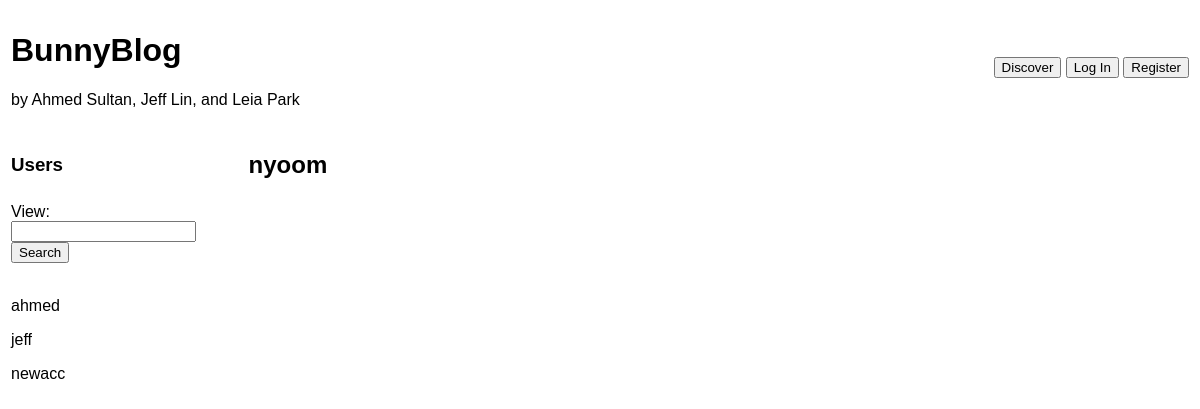
The app's page /profile/nyoom, older data.
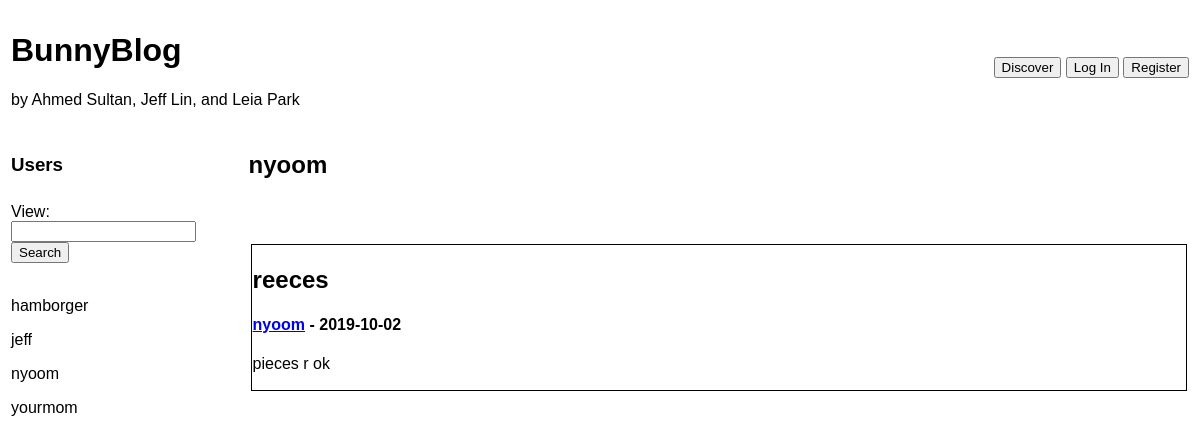
The same page, newer data.
### tables this page shows
CREATE TABLE users(username TEXT PRIMARY KEY NOT NULL, password TEXT NOT NULL);

CREATE TABLE posts(username TEXT NOT NULL, date TEXT NOT NULL, title TEXT NO NULL, content TEXT NOT NULL);

### app.py (the view)
@app.route("/profile/<USERNAME>")
def profile2(USERNAME):
  userList = updateUsers()
  if 'user' in session:
    if (USERNAME == session["user"]):
        return redirect(url_for("profile"))
  entryList = updateEntries()
  userentries = []
  for entry in entryList:
    if entry[1] == USERNAME:
      userentries.append(entry)
  return render_template("entrydisplay.html",
                         title="Profile - {}".format(USERNAME), heading=USERNAME,
                         entries=userentries, postNum=range(len(userentries)),
                         users=userList, userNum=range(len(userList)), sessionstatus="user" in session)

### app.py (called while the page is built)
def updateEntries():
    with sqlite3.connect(DB_FILE) as connection:
        cur = connection.cursor()
        foo = cur.execute('SELECT title, username, date, content FROM posts;')
        entryList = foo.fetchall()
        entryList.reverse() # Reverse for recent posts at top
        return entryList

def updateUsers():
    with sqlite3.connect(DB_FILE) as connection:
        cur = connection.cursor()
        foo = cur.execute('SELECT username, password FROM users;')
        userList = foo.fetchall()
        userList.sort() # Usernames sorted in alphabetical order
        return userList

### templates/entrydisplay.html (shortened to what this page needs)
<!DOCTYPE html>
{% extends "template.html" %}
{% block headerbuttons %}
<form>
  <button title="discover" type="submit" formaction="/">Discover</button>
  {% if sessionstatus %}
  <button title="profile" type="submit" formaction="/profile">My Profile</button>
  <button title="logout" type="submit" formaction="/logout">Log Out</button>
  {% else %}
  <button title="login" type="submit" formaction="/login">Log In</button>
  <button title="register" type="submit" formaction="/register">Register</button>
  {% endif %}
</form>
{% endblock %}
{% block body %}
<table width="100%">
  <tr>
    <td width="20%">
      <h3>Users</h3>
    </td>
    <td>
      <h2>{{heading}}</h2>
    </tr>
    <tr>
      <td style="vertical-align: top">
        <form action="/userpage">
          View:<br> <input type="text" name="username">
          <button type="submit">Search</button>
        </form><br>
        {% for index in userNum %}
          <p>{{users[index][0]}}</p>
        {% endfor %}
      </td>
      <td>
        <table width="100%">
          {% for index in postNum %}
          <tr style="border: 1px solid black">
            <td style="border: 1px solid black">
              <h2>{{entries[index][0]}}</h2>
              <h4><a href="/profile/{{entries[index][1]}}">{{entries[index][1]}}</a> - {{entries[index][2]}}</h4>
              <p>{{entries[index][3]}}</p>
            </td>
          </tr>
          {% endfor %}
        </table>
    </td>
  </tr>
</table>
{% endblock %}

Row changes from the older to the newer data that the page shows:
removed users: username "ahmed"
removed users: username "newacc"
added users: username "hamborger"
added users: username "nyoom"
added users: username "yourmom"
added posts: title "reeces", username "nyoom", date "2019-10-02", content "pieces r ok"
